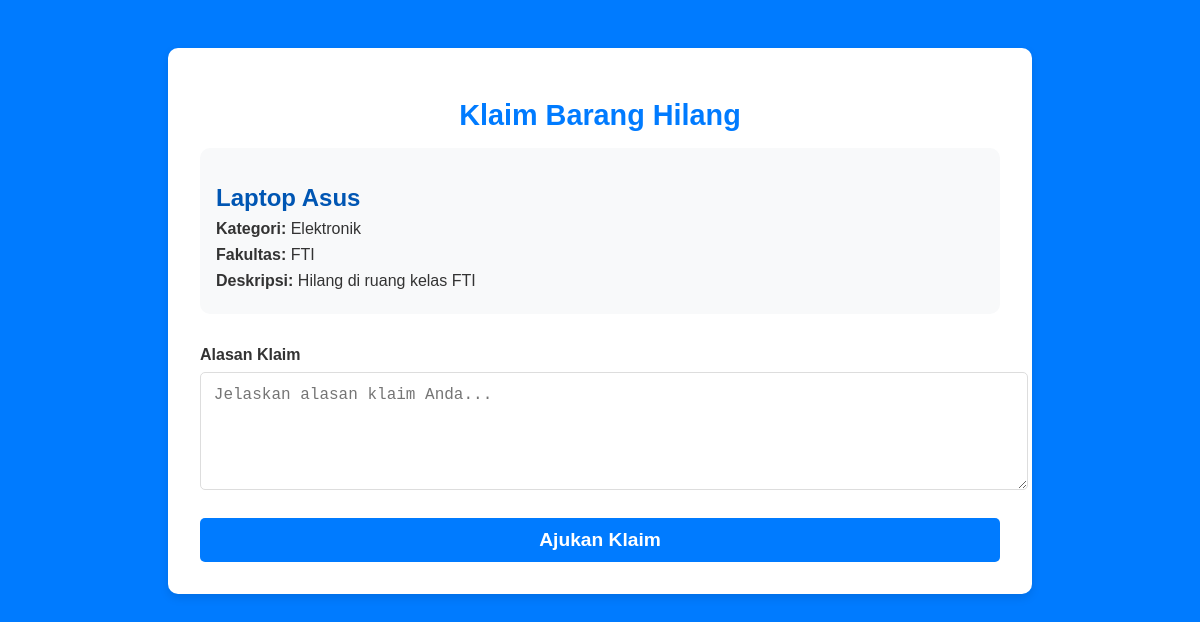
The app's page /klaim-barang-hilang.php?id=1 (signed in) with its own data.
### tables this page shows
CREATE TABLE IF NOT EXISTS barang (
    id INT AUTO_INCREMENT PRIMARY KEY,
    nama_barang VARCHAR(255) NOT NULL,
    deskripsi TEXT,
    no_hp VARCHAR(15) NOT NULL,
    foto_barang VARCHAR(255),
    fakultas ENUM('FTI', 'FTSP', 'FK', 'FIAI', 'FEB', 'FPSB') NOT NULL,
    kategori ENUM('Aksesoris', 'Elektronik', 'Dompet/Tas', 'Dokumen', 'Lain-lain') NOT NULL,
    tanggal_hilang DATE NULL,
    tanggal_temuan DATE NULL,
    status ENUM('Belum Ditemukan', 'Ditemukan') DEFAULT 'Belum Ditemukan',
    created_at TIMESTAMP DEFAULT CURRENT_TIMESTAMP
);

### klaim-barang-hilang.php (the view, shortened to what this page needs)
<?php
include '../config/db.php';
$barang_id = isset($_GET['id']) ? intval($_GET['id']) : 0;
$sql_barang = "SELECT * FROM barang WHERE id = ?";
$stmt = $conn->prepare($sql_barang);
$stmt->bind_param("i", $barang_id);
$stmt->execute();
$result = $stmt->get_result();
$barang = $result->fetch_assoc();
?>
<!DOCTYPE html>
<html lang="id">
<head>
    <link rel="stylesheet" href="../css/klaim-barang.css">
</head>
<body>
    <div class="container">
        <h1>Klaim Barang Hilang</h1>
        <div class="barang-info">
            <h2><?= htmlspecialchars($barang['nama_barang']) ?></h2>
            <p><strong>Kategori:</strong> <?= htmlspecialchars($barang['kategori']) ?></p>
            <p><strong>Fakultas:</strong> <?= htmlspecialchars($barang['fakultas']) ?></p>
            <p><strong>Deskripsi:</strong> <?= htmlspecialchars($barang['deskripsi']) ?></p>
        </div>
        <form action="klaim-barang-hilang.php?id=<?= $barang_id ?>" method="POST">
            <div class="form-group">
                <label for="deskripsi">Alasan Klaim</label>
                <textarea id="deskripsi" name="deskripsi" rows="5" placeholder="Jelaskan alasan klaim Anda..." required></textarea>
            </div>
            <button type="submit" class="btn btn-primary">Ajukan Klaim</button>
        </form>
    </div>
</body>
</html>

### klaim-barang.css (style rules this page uses)
body { font-family: Arial, sans-serif; background-color: #007bff; margin: 0; padding: 0; color: white; }
.container { max-width: 800px; margin: 3rem auto; background: white; color: #333; padding: 2rem; border-radius: 10px; box-shadow: 0 4px 10px rgba(0, 0, 0, 0.1); }
h1 { font-size: 1.8rem; color: #007bff; margin-bottom: 1rem; text-align: center; }
.barang-info { margin-bottom: 2rem; padding: 1rem; background: #f8f9fa; border-radius: 10px; }
.barang-info h2 { font-size: 1.5rem; color: #0056b3; margin-bottom: 0.5rem; }
.barang-info p { margin: 0.5rem 0; color: #333; }
.form-group { margin-bottom: 1.5rem; }
label { font-weight: bold; display: block; margin-bottom: 0.5rem; }
textarea { width: 100%; padding: 0.8rem; border: 1px solid #ddd; border-radius: 5px; resize: vertical; font-size: 1rem; }
.btn-primary { background-color: #007bff; color: white; padding: 0.7rem 1.5rem; border: none; border-radius: 5px; cursor: pointer; transition: background-color 0.3s ease; display: block; width: 100%; font-size: 1.2rem; font-weight: bold; text-align: center; }

### records on screen
barang: nama_barang "Laptop Asus", kategori "Elektronik", fakultas "FTI", deskripsi "Hilang di ruang kelas FTI"
